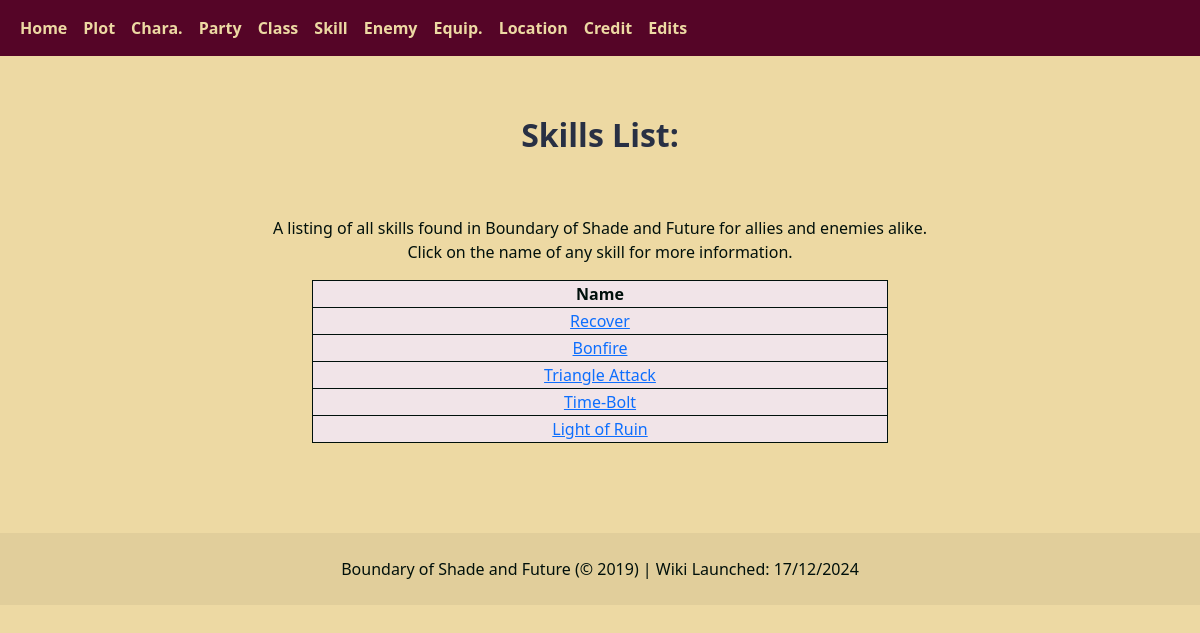
The app's page /home/skills with its own data.
### tables this page shows
CREATE TABLE Skills (SkillID INTEGER PRIMARY KEY AUTOINCREMENT UNIQUE NOT NULL, Name TEXT (30) NOT NULL, Type TEXT (40) NOT NULL, Usage TEXT (120), Element TEXT (12), Overview TEXT (250), Description TEXT (800), Img TEXT (24));

### app.py (the view)
@app.route('/home/Skills')
@app.route('/home/skills')
def skillsPage():
    return loadList('Skills')

### python/databaseFunctions.py (called while the page is built)
def openDatabase():
    base = os.path.abspath(os.path.dirname(__name__))
    db_location = base + "\database\RegnellaDB.db"
    database = getattr(g, 'database', None)
    if database is None:
        database = sqlite3.connect(db_location)
        g.database = database
    return database

def stringFormat(stringy):
    stringy = stringy.replace("(", "")
    stringy = stringy.replace(")", "")
    stringy = stringy.replace("'", "")
    stringy = stringy.replace('"', '')
    stringy = stringy.replace(",", "")
    print(stringy)
    stringy = stringy.replace("<br>", "\n")
    print(stringy)
    return stringy

### templates/PageHTML/skillList.html (shortened to what this page needs)
{% extends '/TemplateHTML/ListPages.html' %}
{% block header %}
    <h2 class="pageTitle">Skills List:</h2>
    <br>
    <p>A listing of all skills found in Boundary of Shade and Future for allies and enemies alike.<br>
    Click on the name of any skill for more information.</p>
{% endblock header %}
{% block content %}
    <table class="bodyTable">
        <tr>
            <th class="bodyRow">Name</th>
        </tr>
        {% for item in tableData %}
            <tr class="bodyRow">
                <td><a href="{{ url_for ('skill', name=item) }}">{{ item }}</a></td>
            </tr>
        {% endfor %}
    </table>
{% endblock content %}

### static/css/styles/globalStyle.css (style rules this page uses)
body { background-color: #EDD9A3 !important; color: #00100B !important; text-align: center !important; }
.pageTitle { color: #283044 !important; padding-top: 60px !important; padding-bottom: 30px !important; font-weight: bold !important; }
.bodyTable { margin: 0 auto !important; color: #00100B !important; background-color: #F1E4E8 !important; border: 1px groove #00100B !important; border-collapse: collapse !important; }
.bodyRow { text-align: center !important;; width: 20% !important;; border: 1px groove #00100B !important; border-collapse: collapse !important; }

### records on screen
Skills: Name "Recover"
Skills: Name "Bonfire"
Skills: Name "Triangle Attack"
Skills: Name "Time-Bolt"
Skills: Name "Light of Ruin"
